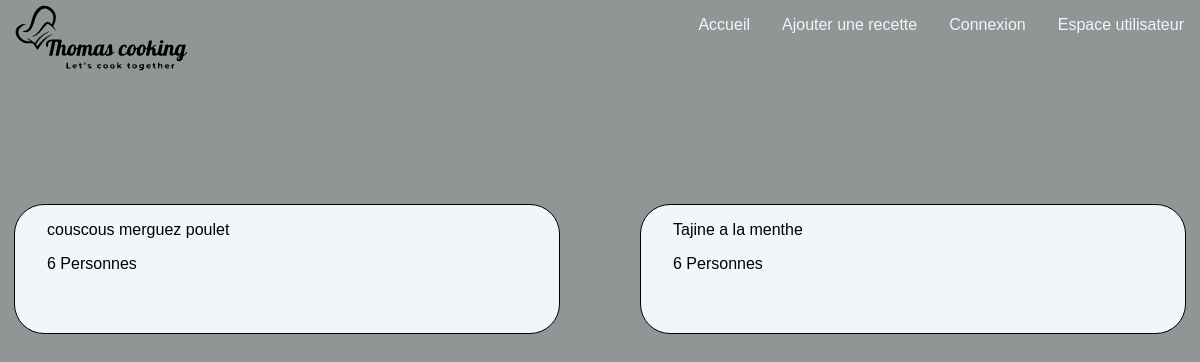
The page /vue/paccueil.php on the database as committed earlier.
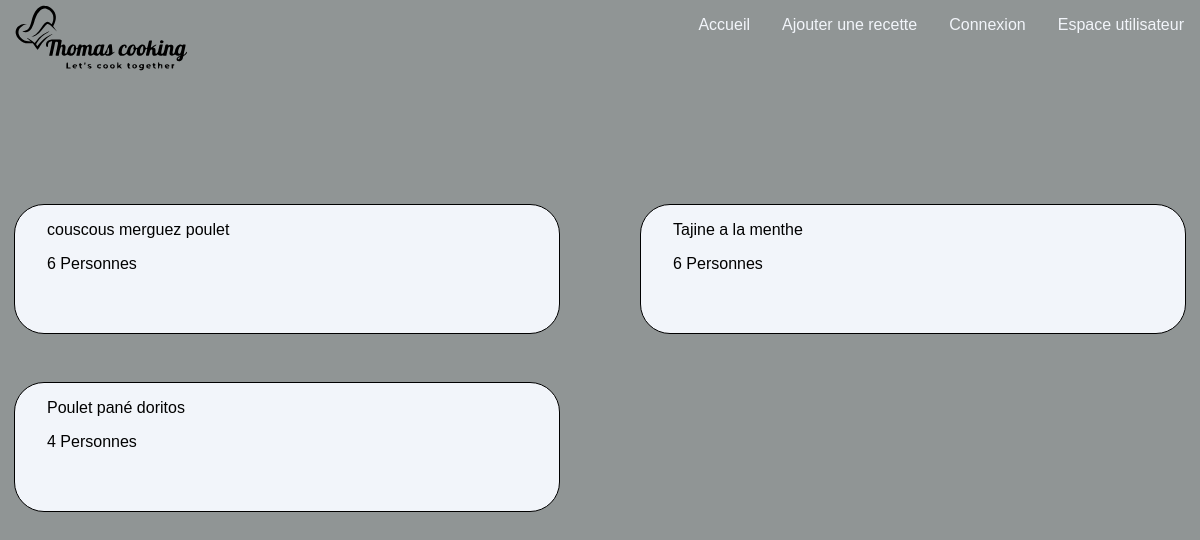
The same page on the database as committed later.
### tables this page shows
CREATE TABLE IF NOT EXISTS `recipes` (
  `ID` int NOT NULL AUTO_INCREMENT,
  `title` varchar(255) NOT NULL,
  `cookingtools` text NOT NULL,
  `ingredients` text NOT NULL,
  `person` int NOT NULL,
  `recipe` longtext NOT NULL,
  `author` varchar(50) NOT NULL,
  `date_create` date NOT NULL,
  `user_id` int NOT NULL,
  PRIMARY KEY (`ID`),
  KEY `user_id` (`user_id`)
);

### vue/paccueil.php (the view, shortened to what this page needs)
<?php
    include('header.php');
?>
<div class="container">
    <div class="gridaccueil">
        <?php
        global $bdd;
        $reponse = $bdd->prepare("SELECT * FROM recipes");
        $reponse->execute();
        while ($recipe['recipe'] = $reponse->fetch()) {
            $id = $recipe['recipe']['ID'];
        ?>
        <a href="precette.php?id=<?php echo $id ?>">
            <div class="card_accueil">
                <p>
                    <?php echo $recipe['recipe']['title']; ?>
                </p>
                <p>
                    <?php echo $recipe['recipe']['person']. " Personnes"; ?>
                </p>
            </div>
            <?php
            }
            ?>
        </a>
    </div>
</div>
<?php
    include('footer.php');
?>

Rows that differ between the two databases and show on the page:
added recipes: title "Poulet pané doritos", person "4"
